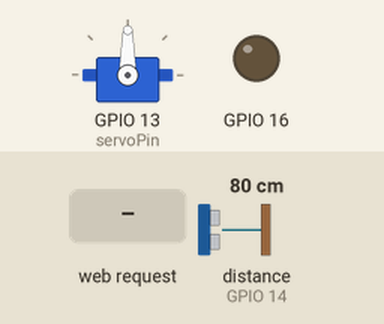
Simulated run of this sketch. Board: ESP32. Parts: servo, output pins drawn as LEDs (lit = HIGH). Wiring (inferred from the names in the program): ultrasonic range finder: trigger GPIO 12; echo GPIO 14. The test bench sets the inputs (shaded band); at power-on: distance to the obstacle (sensor on GPIO 14) 80 cm. The echo pulse lasts 58.3 µs per cm; WiFi joins after 1.5 s; servers stay silent unless stated; uploads are accepted with an empty reply; pins used as bus, display or sensor lines are not drawn; what the sketch prints to the serial monitor is not drawn.

Above: at 2.7 s.
2.8 s: HTTP request GET /?status=70 received
At 3.8 s:
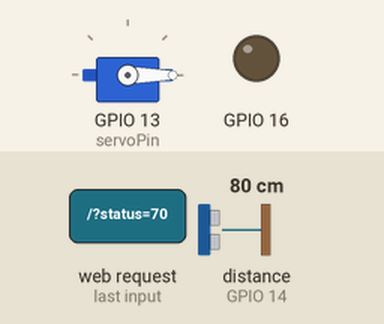
4.7 s: HTTP request GET /?status=90 received
At 6.4 s:
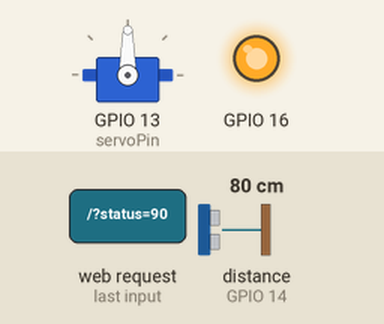
Timing chart, 0 to 7.9 s (numbered marks = the images above; inputs shaded):
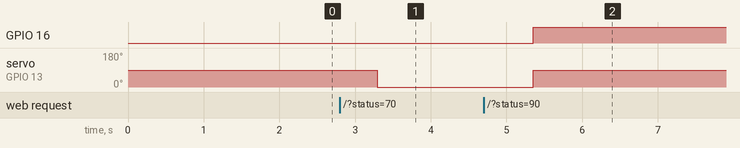

Measured:
- after the input at 2.8 s, servo on GPIO 13 (servoPin): 90° → 0° after 0.49 s
- after the input at 4.7 s, GPIO 16: LOW → HIGH after 0.65 s; servo on GPIO 13 (servoPin): 0° → 90° after 0.65 s

The sketch:

EZParkArduin.ino
```cpp
#include <SPI.h>
#include <MFRC522.h>
#include <WiFi.h>
#include <HTTPClient.h>
#include <ESP32Servo.h>

// WiFi credentials
const char* ssid = "***";
const char* password = "***";

// Server URLs
const String rfidServerUrl = "https://server/EZPark/Rfid";
const String distanceServerUrl = "https://server/EZPark/test";
WiFiServer server(80);

// Ultrasonic sensor pins
const int trigPin = 12;
const int echoPin = 14;

// Servo motor
Servo myServo;
const int servoPin = 13;

// Flags and variables
bool sentAboveThreshold = false; // Flag for distance > 5 sent

// RFID module pins
#define SS_PIN 21       // SDA pin connected to GPIO21 on ESP32
#define RST_PIN 5       // RST pin connected to GPIO5 on ESP32
MFRC522 rfid(SS_PIN, RST_PIN); // Create MFRC522 instance

void setup() {
  Serial.begin(115200);

  // Setup ultrasonic sensor pins
  pinMode(trigPin, OUTPUT);
  pinMode(echoPin, INPUT);
  pinMode(16, OUTPUT);

  // Setup servo motor
  myServo.attach(servoPin);

  // Setup RFID module
  SPI.begin();                      // Initialize SPI bus
  rfid.PCD_Init();                  // Initialize MFRC522 module
  Serial.println("RFID Reader Initialized");

  // Connect to WiFi
  Serial.print("Connecting to WiFi");
  WiFi.begin(ssid, password);
  while (WiFi.status() != WL_CONNECTED) {
    delay(500);
    Serial.print(".");
  }
  Serial.println("\nWiFi connected.");

  // Start HTTP server
  server.begin();
  Serial.println("Server started!");
  Serial.println(WiFi.localIP());
}

void loop() {
  measureAndSendDistance(); // Measure distance and send to server
  handleClientRequests();   // Handle HTTP requests for servo control
  readAndSendRFID();        // Read RFID data and send to server
}

void measureAndSendDistance() {
  long duration, distance;

  // Trigger ultrasonic pulse
  digitalWrite(trigPin, LOW);
  delayMicroseconds(2);
  digitalWrite(trigPin, HIGH);
  delayMicroseconds(10);
  digitalWrite(trigPin, LOW);

  // Measure the response pulse duration
  duration = pulseIn(echoPin, HIGH);

  // Calculate the distance in cm
  distance = duration * 0.034 / 2;

  if (distance < 5) {
    // Always send if distance < 5
    sendDataToServer(distance);
    sentAboveThreshold = false; // Reset the flag
  } else if (!sentAboveThreshold) {
    // Send one value for distance > 5
    sendDataToServer(distance);
    sentAboveThreshold = true; // Set the flag
  }

  delay(500); // Wait for a second before sending the next data
}

void sendDataToServer(long distance) {
  if (WiFi.status() == WL_CONNECTED) {
    HTTPClient http;
    http.begin(distanceServerUrl);
    http.addHeader("Content-Type", "application/json");

    String jsonData = "{\"distance\": " + String(distance) + "}";
    int httpResponseCode = http.POST(jsonData);

    if (httpResponseCode > 0) {
      String response = http.getString();
      Serial.println("Data sent to server successfully.");
      Serial.println(response);
    } else {
      Serial.print("Error code: ");
      Serial.println(httpResponseCode);
    }
    http.end();
  } else {
    Serial.println("WiFi not connected.");
  }
}

void handleClientRequests() {
  WiFiClient client = server.available();
  if (client) {
    String requestText = "";
    while (client.connected()) {
      if (client.available()) {
        char c = client.read();
        Serial.write(c);
        requestText += c;

        if (c == '\n') {
          Serial.println(requestText);


          if (requestText.startsWith("GET /?status=70")) {
            myServo.write(0);
             digitalWrite(16, LOW);// Move servo to 0 degrees
          } else if (requestText.startsWith("GET /?status=90")) {
            myServo.write(90);
             digitalWrite(16, HIGH); // Move servo to 90 degrees
          }

          break;
        }
      }
    }
    client.stop();
  }
}

void readAndSendRFID() {
  if (!rfid.PICC_IsNewCardPresent()) {
    delay(500); // Wait and continue
    return;
  }

  if (!rfid.PICC_ReadCardSerial()) {
    delay(500); // Wait and continue
    return;
  }

  // Construct UID string
  String uid = "";
  for (byte i = 0; i < rfid.uid.size; i++) {
    uid += String(rfid.uid.uidByte[i] < 0x10 ? "0" : "") + String(rfid.uid.uidByte[i], HEX);
  }

  Serial.print("UID: ");
  Serial.println(uid);

  // Send UID to server
  sendUIDToServer(uid);

  rfid.PICC_HaltA();
}

void sendUIDToServer(String uid) {
  if (WiFi.status() == WL_CONNECTED) {
    HTTPClient http;
    http.begin(rfidServerUrl);
    http.addHeader("Content-Type", "application/json");

    String jsonData = "{\"uid\": \"" + uid + "\"}";
    int httpResponseCode = http.POST(jsonData);

    if (httpResponseCode > 0) {
      String response = http.getString();
      Serial.println("RFID data sent to server successfully.");
      Serial.println(response);
    } else {
      Serial.print("Error in sending RFID data: ");
      Serial.println(httpResponseCode);
    }
    http.end();
  } else {
    Serial.println("WiFi not connected");
  }
}
```
